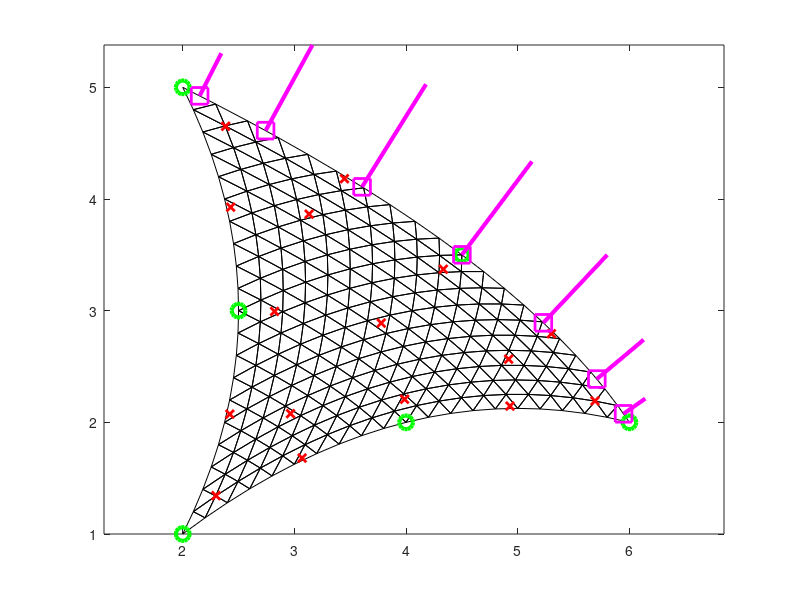

This chart was generated by the following MATLAB code:
function curved

N = 20;  % number of intervals for plotting

xi = linspace(0,1,N+1);
eta = linspace(0,1,N+1);

% V = coordinates of plotting points in ref space
V = zeros((N+1)*(N+2)/2, 2);
M = zeros(N+1,N+1); % mapping matrix
k = 0;
for j = 0:N
  for i = 0:(N-j)
    k = k + 1;
    V(k,1) = xi(i+1);
    V(k,2) = eta(j+1);
    M(i+1,j+1) = k;  % node number in spot i,j
  end
end

% E = subelement matrix
E = zeros(N*N,3);
k = 0;
for j = 1:N
  for i = 1:(N+1-j)
    k = k+1;
    E(k,:) = [M(i,j), M(i+1,j), M(i,j+1)];
    if (i < N+1-j)
      k = k+1;
      E(k,:) = [M(i+1,j), M(i+1,j+1), M(i,j+1)];
    end
  end
end

% add a V mapping for curved elements
Q = 2; %  geometry order

xyQ = [2,1; 4,2; 6,2; 2.5,3; 4.5,3.5; 2,5]; % 6 geometry nodes

%xyQ = [2,1; 5,2.5; 6,2; 2.5,3; 4.5,3.5; 2,5]; % 6 geometry nodes

%xyQ = [0,0; 1,0; 2,0; 0,1; 1,1; 0,2;]; % simple linear triangle
V = Ref2Glob(V, Q, xyQ);

% plot the submesh
figure(1); clf;
for k = 1:size(E,1)
  X = V(E(k,:), :);
  I = [1,2,3,1];
  plot(X(I,1), X(I,2), 'k-'); hold on;
end
plot(xyQ(:,1), xyQ(:,2), 'go', 'linewidth', 3, 'markersize', 10);


% get quadrature points in 2D, plot them in global space 
% note, you do not need them in global space for integration
[xq, yq, wq] = quad2d;
xyg = Ref2Glob([xq', yq'], Q, xyQ);
plot(xyg(:,1), xyg(:,2), 'rx', 'linewidth', 2);

%return

% integrate over the curved element: find the area
Area = 0.;
for iq = 1:length(xq)
  Jq = ElemJacobian([xq(iq), yq(iq)], Q, xyQ);
  Area = Area + det(Jq)*wq(iq);
end
fprintf(1, 'Area = %.5f\n', Area);

%return

% plot some normals on one of the edges
%edge = 2; xi_sigma = 0; eta_sigma = -1;
edge = 1; xi_sigma = -1; eta_sigma = 1;
[xq1, wq1] = quad1d;
xref = RefEdge2RefElem(edge, xq1);
xglob = Ref2Glob(xref, Q, xyQ);
plot(xglob(:,1), xglob(:,2), 'ms', 'linewidth', 2, 'markersize', 12);
edgelen = 0;
for i=1:size(xref,1)
  J = ElemJacobian(xref(i,:), Q, xyQ);
  stan = J(:,1)*xi_sigma + J(:,2)*eta_sigma; % tangent * ds/dsigma
  nvec = [stan(2), -stan(1)];
  edgelen = edgelen + norm(nvec)*wq1(i);
  plot([xglob(i,1), xglob(i,1)+nvec(1)*wq1(i)], ...
       [xglob(i,2), xglob(i,2)+nvec(2)*wq1(i)], 'm-', 'linewidth', 3);
end
edgelen
axis equal;


%--------------------------------
function xglob = Ref2Glob(xref, Q, xyQ)
xglob = xref;
for n = 1:size(xref,1)
  phi = TriLagrange(xref(n,1), xref(n,2), Q);
  xy = [0,0];
  for i = 1:size(xyQ,1)
    xy = xy + phi(i)*xyQ(i,:);
  end
  xglob(n,:) = xy;
end

%--------------------------------
function xref = RefEdge2RefElem(edge, xedge)
sigma = zeros(length(xedge), 1);
sigma(:,1) = xedge; Z = zeros(size(sigma));
if (edge == 1)
  xref = [1-sigma, sigma];
elseif (edge == 2)
  xref = [Z, 1-sigma];
elseif (edge == 3)
  xref = [sigma, Z];
else
  error('edge out of bounds');
end

%--------------------------------
function J = ElemJacobian(xref, Q, xyQ)
[phix, phiy] = GradTriLagrange(xref(1),xref(2),Q);
J = zeros(2,2);
for i = 1:size(xyQ,1)
  J = J + [xyQ(i,:)'*phix(i), xyQ(i,:)'*phiy(i)];
end


%--------------------------------
function phi = TriLagrange(x,y,order)

if (order == 2)
  phi = zeros(6,1);
  phi(1) = 1.0-3.0*x-3.0*y+2.0*x*x+4.0*x*y+2.0*y*y;
  phi(2) = 4.0*x-4.0*x*x-4.0*x*y;
  phi(3) = -x+2.0*x*x;
  phi(4) = 4.0*y-4.0*x*y-4.0*y*y;
  phi(5) = 4.0*x*y;
  phi(6) = -y+2.0*y*y;
else
  error('basis order not supported')
end


%-------------------------------
function [phix, phiy] = GradTriLagrange(x,y,order)

if (order == 2)
  phix = zeros(6,1);
  phix(1) =  -3.0+4.0*x+4.0*y;
  phix(2) =  4.0-8.0*x-4.0*y;
  phix(3) =  -1.0+4.0*x;
  phix(4) =  -4.0*y;
  phix(5) =  4.0*y;
  phix(6) =  0.0;

  phiy = zeros(6,1);
  phiy(1) =  -3.0+4.0*x+4.0*y;
  phiy(2) =  -4.0*x;
  phiy(3) =  0.0;
  phiy(4) =  4.0-4.0*x-8.0*y;
  phiy(5) =  4.0*x;
  phiy(6) =  -1.0+4.0*y;

else
  error('basis gradient order not supported')
end
  
%-------------------------------
function [xq, wq] = quad1d
n = 7; % Order 13 Gauss-Legendre points
xq = [
  0.025446043828621, 0.129234407200303, 0.297077424311301, 0.500000000000000, ...
  0.702922575688699, 0.870765592799697, 0.974553956171379
     ];
wq = [
  0.064742483084435, 0.139852695744638, 0.190915025252560, 0.208979591836735, ...
  0.190915025252560, 0.139852695744638, 0.064742483084435
     ];


%-------------------------------
function [xq, yq, wq] = quad2d
n = 16; % order 8 Dunavant points
xyq = [
  0.333333333333333, 0.333333333333333, 0.081414823414554, 0.459292588292723, ...
  0.459292588292723, 0.459292588292723, 0.459292588292723, 0.081414823414554, ...
  0.658861384496480, 0.170569307751760, 0.170569307751760, 0.170569307751760, ...
  0.170569307751760, 0.658861384496480, 0.898905543365938, 0.050547228317031, ...
  0.050547228317031, 0.050547228317031, 0.050547228317031, 0.898905543365938, ...
  0.008394777409958, 0.263112829634638, 0.263112829634638, 0.728492392955404, ...
  0.728492392955404, 0.008394777409958, 0.263112829634638, 0.008394777409958, ...
  0.728492392955404, 0.263112829634638, 0.008394777409958, 0.728492392955404
  ];
xq = xyq(1:2:end);
yq = xyq(2:2:end);  
wq = [
  0.072157803838894, 0.047545817133642, 0.047545817133642, 0.047545817133642, ...
  0.051608685267359, 0.051608685267359, 0.051608685267359, 0.016229248811599, ...
  0.016229248811599, 0.016229248811599, 0.013615157087217, 0.013615157087217, ...
  0.013615157087217, 0.013615157087217, 0.013615157087217, 0.013615157087217
     ];
